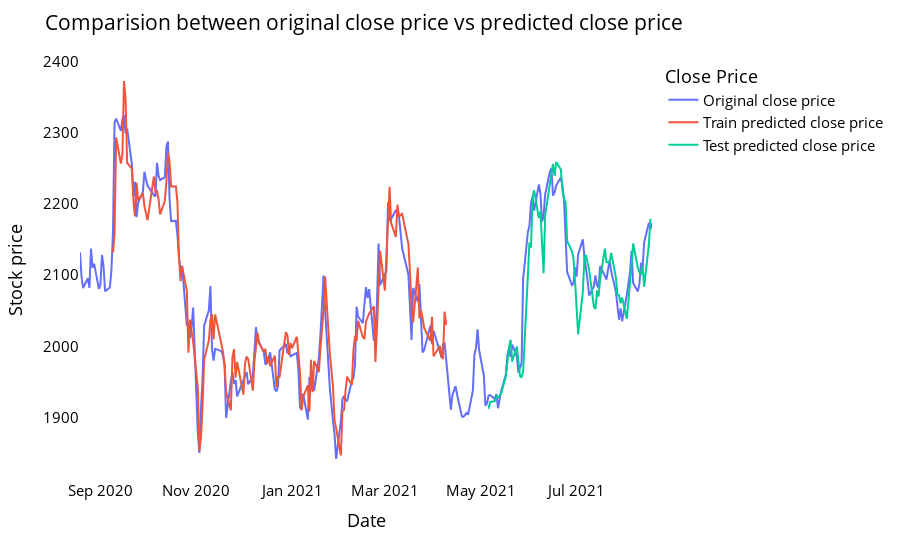

The notebook cell this image was saved under:
### Markdown cell above
<a name="svrcomparechart"></a>

#### Comparision between original stock close price vs predicted close price

### Code cell
# shift train predictions for plotting

look_back=time_step
trainPredictPlot = np.empty_like(closedf)
trainPredictPlot[:, :] = np.nan
trainPredictPlot[look_back:len(train_predict)+look_back, :] = train_predict
print("Train predicted data: ", trainPredictPlot.shape)

# shift test predictions for plotting
testPredictPlot = np.empty_like(closedf)
testPredictPlot[:, :] = np.nan
testPredictPlot[len(train_predict)+(look_back*2)+1:len(closedf)-1, :] = test_predict
print("Test predicted data: ", testPredictPlot.shape)

names = cycle(['Original close price','Train predicted close price','Test predicted close price'])

plotdf = pd.DataFrame({'date': close_stock['date'],
                       'original_close': close_stock['close'],
                      'train_predicted_close': trainPredictPlot.reshape(1,-1)[0].tolist(),
                      'test_predicted_close': testPredictPlot.reshape(1,-1)[0].tolist()})

fig = px.line(plotdf,x=plotdf['date'], y=[plotdf['original_close'],plotdf['train_predicted_close'],
                                          plotdf['test_predicted_close']],
              labels={'value':'Stock price','date': 'Date'})
fig.update_layout(title_text='Comparision between original close price vs predicted close price',
                  plot_bgcolor='white', font_size=15, font_color='black',legend_title_text='Close Price')
fig.for_each_trace(lambda t:  t.update(name = next(names)))

fig.update_xaxes(showgrid=False)
fig.update_yaxes(showgrid=False)
fig.show()

### Figure 1 — Plotly figure (JSON) as saved in the notebook; plotly's stock layout.template omitted (floating-point values rounded to 4 significant figures; data arrays with more than 128 entries replaced by an {"elided": "..."} marker saying what was removed)
{"data": [{"hovertemplate": "variable=original_close<br>Date=%{x}<br>Stock price=%{y}<extra></extra>", "legendgroup": "original_close", "line": {"color": "#636efa", "dash": "solid"}, "marker": {"symbol": "circle"}, "mode": "lines", "name": "Original close price", "orientation": "v", "showlegend": true, "type": "scatter", "x": {"elided": "249 str values"}, "xaxis": "x", "y": {"elided": "249 float values"}, "yaxis": "y"}, {"hovertemplate": "variable=train_predicted_close<br>Date=%{x}<br>Stock price=%{y}<extra></extra>", "legendgroup": "train_predicted_close", "line": {"color": "#EF553B", "dash": "solid"}, "marker": {"symbol": "circle"}, "mode": "lines", "name": "Train predicted close price", "orientation": "v", "showlegend": true, "type": "scatter", "x": {"elided": "249 str values"}, "xaxis": "x", "y": {"elided": "249 float values"}, "yaxis": "y"}, {"hovertemplate": "variable=test_predicted_close<br>Date=%{x}<br>Stock price=%{y}<extra></extra>", "legendgroup": "test_predicted_close", "line": {"color": "#00cc96", "dash": "solid"}, "marker": {"symbol": "circle"}, "mode": "lines", "name": "Test predicted close price", "orientation": "v", "showlegend": true, "type": "scatter", "x": {"elided": "249 str values"}, "xaxis": "x", "y": {"elided": "249 float values"}, "yaxis": "y"}], "layout": {"autosize": true, "font": {"color": "black", "size": 15}, "legend": {"title": {"text": "Close Price"}, "tracegroupgap": 0}, "margin": {"t": 60}, "plot_bgcolor": "white", "title": {"text": "Comparision between original close price vs predicted close price"}, "xaxis": {"anchor": "y", "autorange": true, "domain": [0, 1], "range": ["2020-08-19", "2021-08-18"], "showgrid": false, "title": {"text": "Date"}, "type": "date"}, "yaxis": {"anchor": "x", "autorange": true, "domain": [0, 1], "range": [1812.0, 2402.0], "showgrid": false, "title": {"text": "Stock price"}, "type": "linear"}}}
